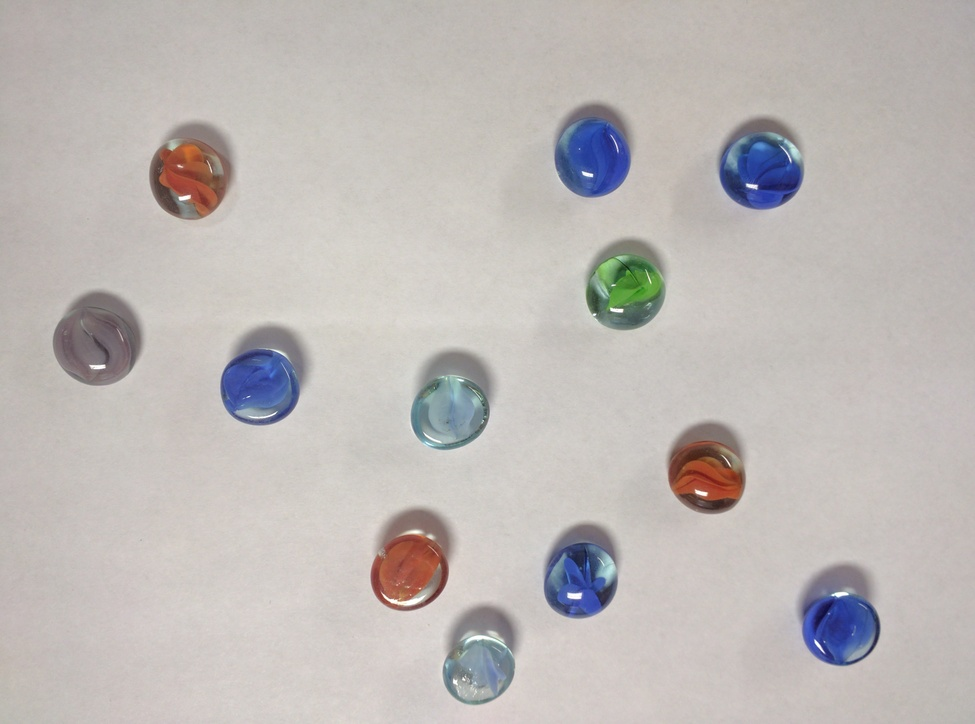
#> input picture beads.jpg, 975 x 724 px, shrunk from 4160 x 3088 before the run
$ python lineDetection.py
#> lines starting #> are read from the running program, lines starting #| are printed output that depends on the picture
import cv2 as cv
import numpy as np
import tkFileDialog
import tkMessageBox
import math
import matplotlib.pyplot as plt

def nothing(x):
    pass

# [49 lines left out: functions houghLines, plot_hough_acc, newImg, not called in this run]

def reset():
    img = cv.imread(imgPath, cv.IMREAD_COLOR)
    return cv.cvtColor(img, cv.COLOR_BGR2GRAY)

def help():
    tkMessageBox.showinfo("Help", 'You must find the lines before running commands p, i, w, s.\n'
                                  'Listed below are the key functions:\n'
                                  'h - Open help dialog\n'
                                  'g - Show grayscale image\n'
                                  'z - Load new image\n'
                                  'x - Find lines\n'
                                  'p - Show hough parameter space plot\n'
                                  'i - Show points used in voting\n'
                                  'w - Show hough lines with line fitting\n'
                                  's - Show hough lines\n')


imgPath = tkFileDialog.askopenfilename()
#> the answer given: beads.jpg
img = cv.imread(imgPath, cv.IMREAD_COLOR)
#> img is the input picture: shape (724, 975, 3); mean B, G, R 182.5, 184.9, 190.1
height, width, channel = img.shape
#> height = 724; width = 975; channel = 3
window = cv.namedWindow('Image', cv.WINDOW_NORMAL)
cv.createTrackbar('Hysteresis Min.', 'Image', 50, 100, nothing)
cv.createTrackbar('Hysteresis Max', 'Image', 110, 200, nothing)
cv.createTrackbar('Rho Res.', 'Image', 1, 10, nothing)
cv.createTrackbar('Theta Res.', 'Image', 1, 10, nothing)
cv.createTrackbar('Peak Threshold', 'Image', 50, 300, nothing)

gray = cv.cvtColor(img,cv.COLOR_BGR2GRAY)
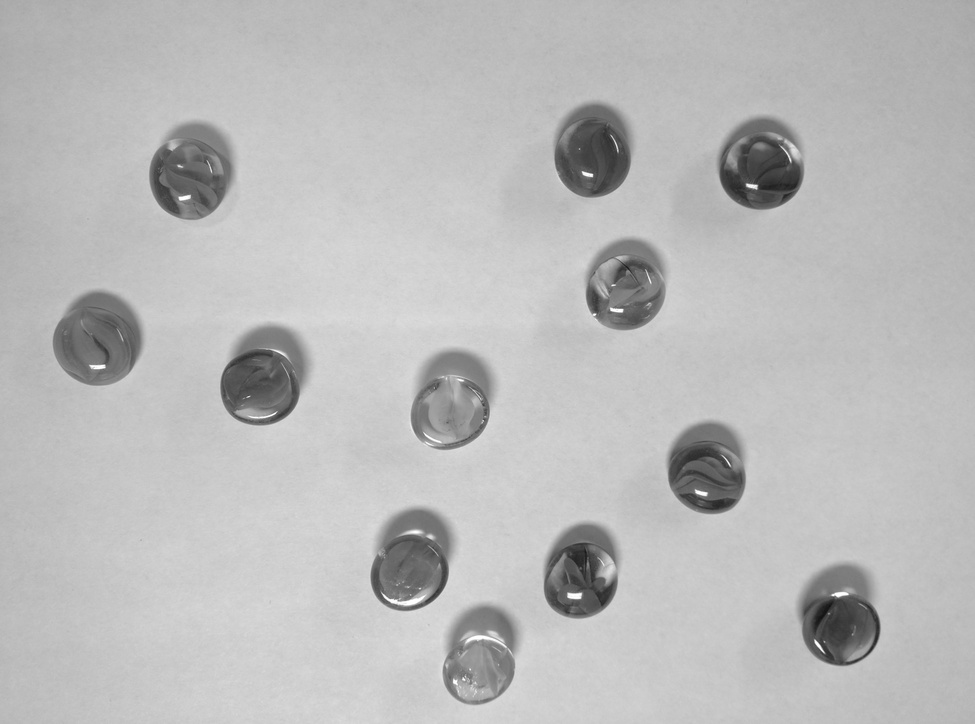
#> gray: shape (724, 975); min 16, max 255, mean 186.1

cv.imshow('Image', gray)
help()

while(True):
    key = cv.waitKey(1) & 0xFF
#> (key q is pressed here)

    if key == ord('q'):
        break
    elif key == ord('g'):
        gray = reset()
        cv.imshow('Image', gray)
    elif key == ord('h'):
        help()
    elif key == ord('p'):
        plot_hough_acc(accumulator, diag, thetas)
    elif key == ord('x'):
        gray = reset()

        hMin = cv.getTrackbarPos('Hysteresis Min.', 'Image')
        hMax = cv.getTrackbarPos('Hysteresis Max', 'Image')
        rhoR = cv.getTrackbarPos('Rho Res.', 'Image')
        thetaR = cv.getTrackbarPos('Theta Res.', 'Image')
        peakT = cv.getTrackbarPos('Peak Threshold', 'Image')

        edges = cv.Canny(gray, hMin, hMax, apertureSize=3)
        accumulator, thetas, x_idx, y_idx, pointLoc, diag = houghLines(edges, rhoR, thetaR)
        temp = accumulator.flatten()

        j = 0
        idx = []
        while j < temp.size:
            if temp[j] > peakT:
                idx.append(j)
            j += 1

        vals = np.vstack(np.unravel_index(idx, accumulator.shape)).T

        i = 0
        temp = []
        while i < vals.shape[0]:
            j = 0
            points = []
            while j < pointLoc.shape[0]:
                if pointLoc[j, [vals[i][1]]] == vals[i][0]:
                    img[y_idx[j], x_idx[j]] = [0, 255, 0]
                    points.append((x_idx[j], y_idx[j], 1))
                j += 1
            temp.append((list(points)))
            i += 1
        cv.imshow('Image', img)

        i = 0
        while i < vals.shape[0]:
            points = np.array(temp[i])

            j = 0
            sum = np.zeros((3, 3))
            while j < points.shape[0]:
                sum += np.matmul(points[j], points[j].transpose())
                j += 1
            w, v = np.linalg.eig(sum)

            x0 = points[0][0]
            y0 = points[0][1]
            a = v[-1][0]
            b = v[-1][1]
            x1 = int(x0 + 1000 * (-b))
            y1 = int(y0 + 1000 * (a))
            x2 = int(x0 - 1000 * (-b))
            y2 = int(y0 - 1000 * (a))
            cv.line(gray, (x1, y1), (x2, y2), (0, 0, 255), 1)
            i += 1

        bestFit = gray.copy()
        gray = reset()

        i = 0
        while i < vals.shape[0]:
            rho = vals[i][0] - diag
            theta = thetas[vals[i, 1]]
            a = np.cos(theta)
            b = np.sin(theta)
            x0 = a * rho
            y0 = b * rho
            x1 = int(x0 + 1000 * (-b))
            y1 = int(y0 + 1000 * (a))
            x2 = int(x0 - 1000 * (-b))
            y2 = int(y0 - 1000 * (a))
            cv.line(gray, (x1, y1), (x2, y2), (0, 0, 255), 1)
            i += 1

        houghImg = gray.copy()
        cv.imshow('Image', bestFit)
    elif key == ord('i'):
        cv.imshow('Image', img)
    elif key == ord('w'):
        cv.imshow('Image', bestFit)
    elif key == ord('s'):
        cv.imshow('Image', houghImg)
    elif key == ord('z'):
        gray, img, height, width = newImg()

cv.destroyAllWindows()
